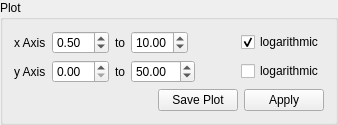
            <widget class="QGroupBox" name="groupBox_8">
             <property name="title">
              <string>Plot</string>
             </property>
             <layout class="QVBoxLayout" name="verticalLayout_10">
              <item>
               <layout class="QHBoxLayout" name="horizontalLayout_18">
                <item>
                 <widget class="QLabel" name="label_9">
                  <property name="text">
                   <string>x Axis</string>
                  </property>
                 </widget>
                </item>
                <item>
                 <widget class="QDoubleSpinBox" name="xAxisMinSpinBox">
                  <property name="value">
                   <double>0.500000000000000</double>
                  </property>
                 </widget>
                </item>
                <item>
                 <widget class="QLabel" name="label_10">
                  <property name="text">
                   <string>to</string>
                  </property>
                 </widget>
                </item>
                <item>
                 <widget class="QDoubleSpinBox" name="xAxisMaxSpinBox">
                  <property name="value">
                   <double>10.000000000000000</double>
                  </property>
                 </widget>
                </item>
                <item>
                 <spacer name="horizontalSpacer_13">
                  <property name="orientation">
                   <enum>Qt::Horizontal</enum>
                  </property>
                  <property name="sizeHint" stdset="0">
                   <size>
                    <width>40</width>
                    <height>20</height>
                   </size>
                  </property>
                 </spacer>
                </item>
                <item>
                 <widget class="QCheckBox" name="xAxisLogCheckBox">
                  <property name="text">
                   <string>logarithmic</string>
                  </property>
                  <property name="checked">
                   <bool>true</bool>
                  </property>
                 </widget>
                </item>
               </layout>
              </item>
              <item>
               <layout class="QHBoxLayout" name="horizontalLayout_19">
                <item>
                 <widget class="QLabel" name="label_11">
                  <property name="text">
                   <string>y Axis</string>
                  </property>
                 </widget>
                </item>
                <item>
                 <widget class="QDoubleSpinBox" name="yAxisMinSpinBox"/>
                </item>
                <item>
                 <widget class="QLabel" name="label_12">
                  <property name="text">
                   <string>to</string>
                  </property>
                 </widget>
                </item>
                <item>
                 <widget class="QDoubleSpinBox" name="yAxisMaxSpinBox">
                  <property name="maximum">
                   <double>999.000000000000000</double>
                  </property>
                  <property name="value">
                   <double>50.000000000000000</double>
                  </property>
                 </widget>
                </item>
                <item>
                 <spacer name="horizontalSpacer_12">
                  <property name="orientation">
                   <enum>Qt::Horizontal</enum>
                  </property>
                  <property name="sizeHint" stdset="0">
                   <size>
                    <width>40</width>
                    <height>20</height>
                   </size>
                  </property>
                 </spacer>
                </item>
                <item>
                 <widget class="QCheckBox" name="yAxisLogCheckBox">
                  <property name="text">
                   <string>logarithmic</string>
                  </property>
                 </widget>
                </item>
               </layout>
              </item>
              <item>
               <layout class="QHBoxLayout" name="horizontalLayout_20">
                <item>
                 <spacer name="horizontalSpacer_14">
                  <property name="orientation">
                   <enum>Qt::Horizontal</enum>
                  </property>
                  <property name="sizeHint" stdset="0">
                   <size>
                    <width>40</width>
                    <height>20</height>
                   </size>
                  </property>
                 </spacer>
                </item>
                <item>
                 <widget class="QPushButton" name="savePlotButton">
                  <property name="enabled">
                   <bool>true</bool>
                  </property>
                  <property name="text">
                   <string>Save Plot</string>
                  </property>
                 </widget>
                </item>
                <item>
                 <widget class="QPushButton" name="applyChangesToPlotButton">
                  <property name="text">
                   <string>Apply</string>
                  </property>
                 </widget>
                </item>
               </layout>
              </item>
             </layout>
            </widget>
